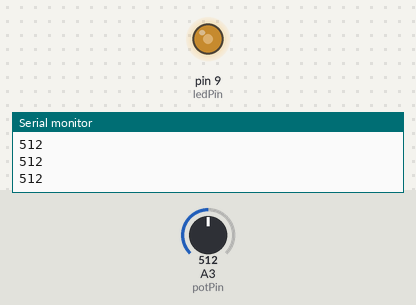
This sketch was run on a simulated Arduino Uno, built with avr-gcc and run on an emulated ATmega328P. Shown: output pins drawn as LEDs (lit = HIGH), the last lines printed to the serial monitor. The test bench sets the inputs (shaded band); at power-on: A3 (potPin) = 512.

Above: at 1.2 s.
1.3 s: A3 (potPin) set to 716
At 2.3 s:
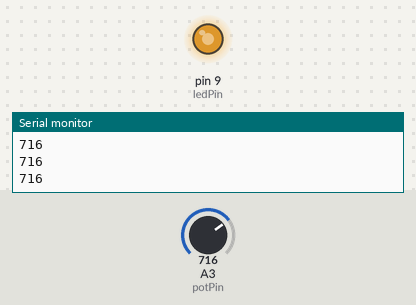
2.8 s: A3 (potPin) set to 900
At 3.6 s:
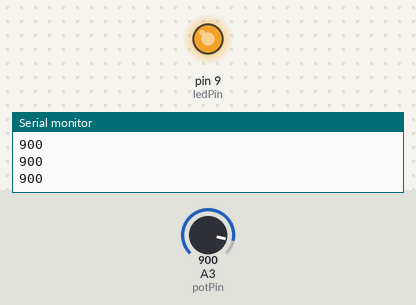
4.3 s: A3 (potPin) set to 122
At 4.8 s:
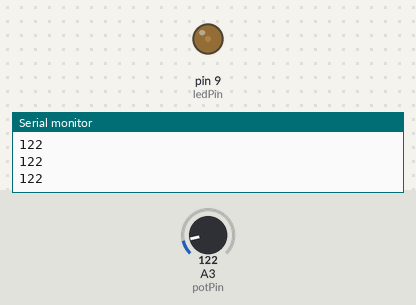
5.8 s: A3 (potPin) set to 0
At 7.2 s:
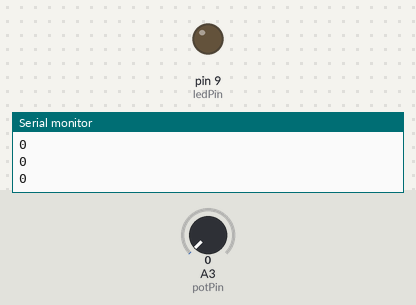
Timing chart, 0 to 8.3 s (numbered marks = the images above; inputs shaded):
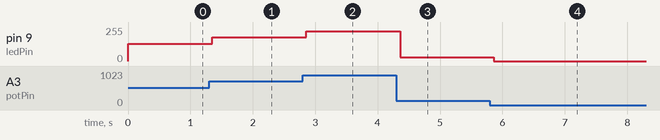

Measured:
- after the input at 1.3 s, pin 9 (ledPin): 128/255 → 179/255 after 0.05 s
- after the input at 2.8 s, pin 9 (ledPin): 179/255 → 225/255 after 0.06 s
- after the input at 4.3 s, pin 9 (ledPin): 225/255 → 30/255 after 0.06 s
- after the input at 5.8 s, pin 9 (ledPin): 30/255 → 0/255 after 0.06 s

The sketch:

ADC_2.ino
```cpp
/*
 *  my_AnalogRead.pde:
 */
 int potPin = 3;        //select the input pin for the potentiometer
 int ledPin = 9;        //select the pin for LED

void setup() {
  Serial.begin(9600);
}

void loop() {
  int sensorValue = my_analogRead(potPin);
  Serial.println(sensorValue,DEC);

  sensorValue = sensorValue/4;   //convert from 0-1023 to 0-255
  analogWrite(ledPin,sensorValue);
  delay(150);
}
int my_analogRead(unsigned int pin)
{
  unsigned int low, high;
  // set prescale to 128 and enable ADC
  // 16 MHz / 128 = 125 KHz, inside the desired 50-200 KHz range
  ADCSRA |= _BV(ADPS2) | _BV(ADPS1) | _BV(ADPS0) | _BV(ADEN);
  // set the analog reference (use default AVcc),
  // and select the channel, this also sets ADLAR(left-adjust result) to
  // 0 (result is right adjusted)
  ADMUX |= _BV(REFS0);        // default AVcc as the reference
  ADMUX &= ~_BV(ADLAR);       // result is right adjusted
  ADMUX |= (pin & 0x07);      // select the channel

  // start ADC conversion
  ADCSRA |= _BV(ADSC);

  // wait until coversion finish
  loop_until_bit_is_clear(ADCSRA, ADSC);

  // read and return result
  // We have to read ADCL first then ADCH
  low = ADCL;
  high = ADCH;

  // combine the two bytes
  return (high << 8) | low;
}
```
